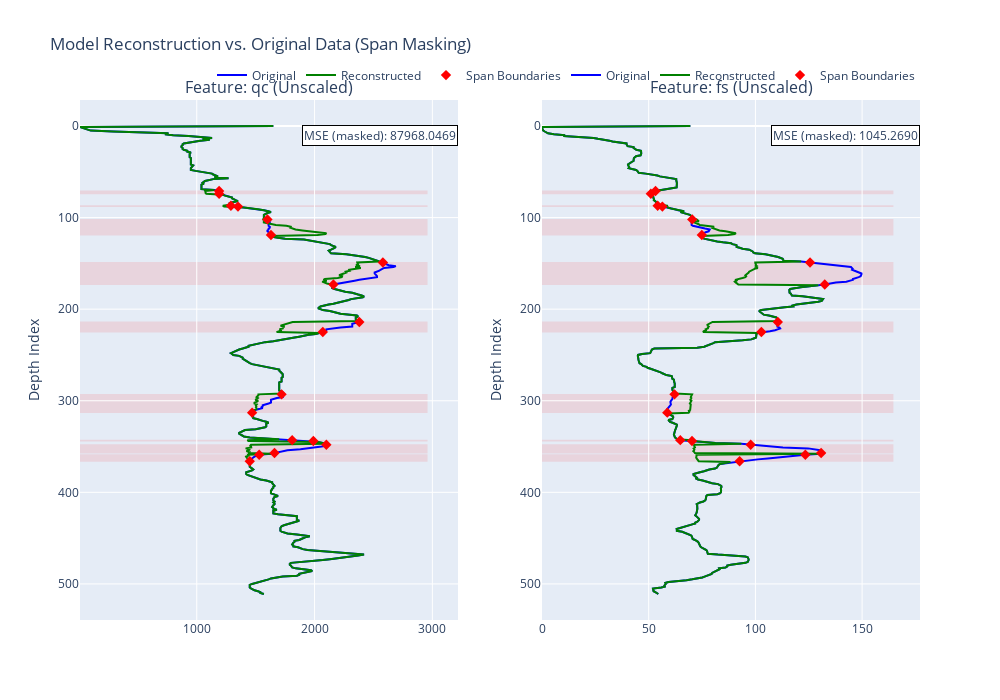

Write notebook code for a chart like this one.
### Code cell
def visualize_reconstruction_with_spans(original, masked, predicted, actual_mask, attention, scaler, 
                                         feature_names=["qc", "fs"], show_spans=True):
    """
    Enhanced visualization that highlights masked spans more clearly.
    
    Args:
        original (np.array): The original data (single CPT).
        masked (np.array): The data after masking (single CPT).
        predicted (np.array): The model's output reconstruction (single CPT).
        actual_mask (np.array): Boolean mask showing which tokens were masked.
        attention (np.array): Attention mask showing real vs. padding data.
        scaler (StandardScaler): The fitted scaler object for inverse transformation.
        feature_names (list): Names of features to plot.
        show_spans (bool): Whether to highlight continuous masked spans.
    """
    # Find the actual length of the sequence before padding
    seq_len = int(attention.sum())
    
    # Trim all data to the actual sequence length
    original = original[:seq_len]
    predicted = predicted[:seq_len]
    actual_mask = actual_mask[:seq_len]

    # Inverse transform the data to its original scale for visualization
    if scaler:
        num_numerical_features = scaler.n_features_in_
        original_unscaled = scaler.inverse_transform(original[:, :num_numerical_features])
        predicted_unscaled = scaler.inverse_transform(predicted[:, :num_numerical_features])
    else:
        original_unscaled = original
        predicted_unscaled = predicted

    num_features = len(feature_names)
    
    fig = make_subplots(
        rows=1, cols=num_features, 
        subplot_titles=[f'Feature: {name} (Unscaled)' for name in feature_names]
    )
    
    depth = np.arange(seq_len)

    for name in feature_names:
        i = feature_names.index(name)
        
        # Plot Original Data
        fig.add_trace(
            go.Scatter(x=original_unscaled[:, i], y=depth, mode='lines', 
                      name='Original', line=dict(color='blue', width=2)), 
            row=1, col=i+1
        )
        
        # Plot Model's Reconstruction
        fig.add_trace(
            go.Scatter(x=predicted_unscaled[:, i], y=depth, mode='lines', 
                      name='Reconstructed', line=dict(color='green', width=2)), 
            row=1, col=i+1
        )
        
        if show_spans:
            # Find continuous masked spans
            masked_indices = np.where(actual_mask)[0]
            if len(masked_indices) > 0:
                # Group consecutive indices into spans
                spans = []
                current_span = [masked_indices[0]]
                
                for idx in masked_indices[1:]:
                    if idx == current_span[-1] + 1:
                        current_span.append(idx)
                    else:
                        spans.append(current_span)
                        current_span = [idx]
                spans.append(current_span)
                
                # Highlight each span with a shaded region
                for span in spans:
                    span_start = span[0]
                    span_end = span[-1]
                    
                    # Add shaded region for the masked span
                    fig.add_shape(
                        type="rect",
                        x0=min(original_unscaled[:, i].min(), predicted_unscaled[:, i].min()) * 0.9,
                        x1=max(original_unscaled[:, i].max(), predicted_unscaled[:, i].max()) * 1.1,
                        y0=span_start - 0.5,
                        y1=span_end + 0.5,
                        fillcolor="red",
                        opacity=0.1,
                        layer="below",
                        line_width=0,
                        row=1, col=i+1
                    )
                    
                    # Add markers at the boundaries of spans
                    fig.add_trace(
                        go.Scatter(
                            x=[original_unscaled[span_start, i], original_unscaled[span_end, i]], 
                            y=[span_start, span_end], 
                            mode='markers', 
                            name='Span Boundaries' if span == spans[0] else None,
                            showlegend=(span == spans[0]),  # Only show legend for first span
                            marker=dict(color='red', size=8, symbol='diamond')
                        ), 
                        row=1, col=i+1
                    )
        else:
            # Original point-by-point masking visualization
            masked_indices = np.where(actual_mask)[0]
            fig.add_trace(
                go.Scatter(
                    x=original_unscaled[masked_indices, i], 
                    y=depth[masked_indices], 
                    mode='markers', 
                    name='Ground Truth (Masked)', 
                    marker=dict(color='red', size=6, symbol='x')
                ), 
                row=1, col=i+1
            )
        
        # Add MSE for masked regions as annotation
        if actual_mask.any():
            mse_masked = np.mean((original_unscaled[actual_mask, i] - 
                                 predicted_unscaled[actual_mask, i])**2)
            fig.add_annotation(
                text=f"MSE (masked): {mse_masked:.4f}",
                xref=f"x{i+1 if i > 0 else ''}",
                yref=f"y{i+1 if i > 0 else ''}",
                x=original_unscaled[:, i].max() * 0.95,
                y=10,
                showarrow=False,
                bgcolor="white",
                bordercolor="black",
                borderwidth=1,
                row=1, col=i+1
            )

    fig.update_yaxes(autorange="reversed", title_text="Depth Index")
    fig.update_layout(
        title_text='Model Reconstruction vs. Original Data (Span Masking)',
        height=700,
        width=1000,
        showlegend=True,
        legend=dict(
            orientation="h",
            yanchor="bottom",
            y=1.02,
            xanchor="right",
            x=1
        )
    )
    
    return fig

# Updated visualization call
if visualization_results:
    first_batch = visualization_results[0]
    cpt_index = 0 
    
    original_cpt = first_batch['original'][cpt_index]
    masked_cpt = first_batch['masked'][cpt_index]
    predicted_cpt = first_batch['predicted'][cpt_index]
    mask_cpt = first_batch['mask'][cpt_index]
    attention_cpt = first_batch['attention_mask'][cpt_index]
    
    # Use the enhanced visualization
    fig = visualize_reconstruction_with_spans(
        original_cpt, masked_cpt, predicted_cpt, mask_cpt, attention_cpt, 
        scaler, feature_names=["qc", "fs"], show_spans=True
    )
    fig.show()
    
    # Print span statistics
    masked_indices = np.where(mask_cpt[:int(attention_cpt.sum())])[0]
    if len(masked_indices) > 0:
        spans = []
        current_span = [masked_indices[0]]
        for idx in masked_indices[1:]:
            if idx == current_span[-1] + 1:
                current_span.append(idx)
            else:
                spans.append(len(current_span))
                current_span = [idx]
        spans.append(len(current_span))
        
        print(f"\nMasking Statistics:")
        print(f"  Number of masked spans: {len(spans)}")
        print(f"  Span lengths: {spans}")
        print(f"  Average span length: {np.mean(spans):.1f}")
        print(f"  Total masked tokens: {len(masked_indices)}")
        print(f"  Mask ratio: {len(masked_indices)/int(attention_cpt.sum()):.3f}")
else:
    print("No results available for visualization.")

### Figure 1 — Plotly figure (JSON) as saved in the notebook; plotly's stock layout.template omitted (floating-point values rounded to 4 significant figures; data arrays with more than 128 entries replaced by an {"elided": "..."} marker saying what was removed)
{"data": [{"line": {"color": "blue", "width": 2}, "mode": "lines", "name": "Original", "type": "scatter", "x": {"elided": "512 float values"}, "xaxis": "x", "y": {"elided": "512 int values"}, "yaxis": "y"}, {"line": {"color": "green", "width": 2}, "mode": "lines", "name": "Reconstructed", "type": "scatter", "x": {"elided": "512 float values"}, "xaxis": "x", "y": {"elided": "512 int values"}, "yaxis": "y"}, {"marker": {"color": "red", "size": 8, "symbol": "diamond"}, "mode": "markers", "name": "Span Boundaries", "showlegend": true, "type": "scatter", "x": [1190.0, 1190.0], "xaxis": "x", "y": [71, 74], "yaxis": "y"}, {"marker": {"color": "red", "size": 8, "symbol": "diamond"}, "mode": "markers", "showlegend": false, "type": "scatter", "x": [1290.0, 1350.0], "xaxis": "x", "y": [87, 88], "yaxis": "y"}, {"marker": {"color": "red", "size": 8, "symbol": "diamond"}, "mode": "markers", "showlegend": false, "type": "scatter", "x": [1600, 1630], "xaxis": "x", "y": [102, 119], "yaxis": "y"}, {"marker": {"color": "red", "size": 8, "symbol": "diamond"}, "mode": "markers", "showlegend": false, "type": "scatter", "x": [2580, 2160], "xaxis": "x", "y": [149, 173], "yaxis": "y"}, {"marker": {"color": "red", "size": 8, "symbol": "diamond"}, "mode": "markers", "showlegend": false, "type": "scatter", "x": [2380, 2070], "xaxis": "x", "y": [214, 225], "yaxis": "y"}, {"marker": {"color": "red", "size": 8, "symbol": "diamond"}, "mode": "markers", "showlegend": false, "type": "scatter", "x": [1720, 1470], "xaxis": "x", "y": [293, 313], "yaxis": "y"}, {"marker": {"color": "red", "size": 8, "symbol": "diamond"}, "mode": "markers", "showlegend": false, "type": "scatter", "x": [1810, 1990], "xaxis": "x", "y": [343, 344], "yaxis": "y"}, {"marker": {"color": "red", "size": 8, "symbol": "diamond"}, "mode": "markers", "showlegend": false, "type": "scatter", "x": [2100, 1660], "xaxis": "x", "y": [348, 357], "yaxis": "y"}, {"marker": {"color": "red", "size": 8, "symbol": "diamond"}, "mode": "markers", "showlegend": false, "type": "scatter", "x": [1530, 1450.0], "xaxis": "x", "y": [359, 366], "yaxis": "y"}, {"line": {"color": "blue", "width": 2}, "mode": "lines", "name": "Original", "type": "scatter", "x": {"elided": "512 float values"}, "xaxis": "x2", "y": {"elided": "512 int values"}, "yaxis": "y2"}, {"line": {"color": "green", "width": 2}, "mode": "lines", "name": "Reconstructed", "type": "scatter", "x": {"elided": "512 float values"}, "xaxis": "x2", "y": {"elided": "512 int values"}, "yaxis": "y2"}, {"marker": {"color": "red", "size": 8, "symbol": "diamond"}, "mode": "markers", "name": "Span Boundaries", "showlegend": true, "type": "scatter", "x": [53.2, 51], "xaxis": "x2", "y": [71, 74], "yaxis": "y2"}, {"marker": {"color": "red", "size": 8, "symbol": "diamond"}, "mode": "markers", "showlegend": false, "type": "scatter", "x": [54.2, 56.4], "xaxis": "x2", "y": [87, 88], "yaxis": "y2"}, {"marker": {"color": "red", "size": 8, "symbol": "diamond"}, "mode": "markers", "showlegend": false, "type": "scatter", "x": [70.4, 74.9], "xaxis": "x2", "y": [102, 119], "yaxis": "y2"}, {"marker": {"color": "red", "size": 8, "symbol": "diamond"}, "mode": "markers", "showlegend": false, "type": "scatter", "x": [125.6, 132.5], "xaxis": "x2", "y": [149, 173], "yaxis": "y2"}, {"marker": {"color": "red", "size": 8, "symbol": "diamond"}, "mode": "markers", "showlegend": false, "type": "scatter", "x": [110.5, 102.8], "xaxis": "x2", "y": [214, 225], "yaxis": "y2"}, {"marker": {"color": "red", "size": 8, "symbol": "diamond"}, "mode": "markers", "showlegend": false, "type": "scatter", "x": [62.1, 58.7], "xaxis": "x2", "y": [293, 313], "yaxis": "y2"}, {"marker": {"color": "red", "size": 8, "symbol": "diamond"}, "mode": "markers", "showlegend": false, "type": "scatter", "x": [64.8, 70.3], "xaxis": "x2", "y": [343, 344], "yaxis": "y2"}, {"marker": {"color": "red", "size": 8, "symbol": "diamond"}, "mode": "markers", "showlegend": false, "type": "scatter", "x": [97.8, 130.8], "xaxis": "x2", "y": [348, 357], "yaxis": "y2"}, {"marker": {"color": "red", "size": 8, "symbol": "diamond"}, "mode": "markers", "showlegend": false, "type": "scatter", "x": [123.4, 92.6], "xaxis": "x2", "y": [359, 366], "yaxis": "y2"}], "layout": {"annotations": [{"font": {"size": 16}, "showarrow": false, "text": "Feature: qc (Unscaled)", "x": 0.225, "xanchor": "center", "xref": "paper", "y": 1, "yanchor": "bottom", "yref": "paper"}, {"font": {"size": 16}, "showarrow": false, "text": "Feature: fs (Unscaled)", "x": 0.775, "xanchor": "center", "xref": "paper", "y": 1, "yanchor": "bottom", "yref": "paper"}, {"bgcolor": "white", "bordercolor": "black", "borderwidth": 1, "showarrow": false, "text": "MSE (masked): 87968.0469", "x": 2556.0, "xref": "x", "y": 10, "yref": "y"}, {"bgcolor": "white", "bordercolor": "black", "borderwidth": 1, "showarrow": false, "text": "MSE (masked): 1045.2690", "x": 142.2, "xref": "x2", "y": 10, "yref": "y2"}], "height": 700, "legend": {"orientation": "h", "x": 1, "xanchor": "right", "y": 1.02, "yanchor": "bottom"}, "shapes": [{"fillcolor": "red", "layer": "below", "line": {"width": 0}, "opacity": 0.1, "type": "rect", "x0": 9.0, "x1": 2959.0, "xref": "x", "y0": 70.5, "y1": 74.5, "yref": "y"}, {"fillcolor": "red", "layer": "below", "line": {"width": 0}, "opacity": 0.1, "type": "rect", "x0": 9.0, "x1": 2959.0, "xref": "x", "y0": 86.5, "y1": 88.5, "yref": "y"}, {"fillcolor": "red", "layer": "below", "line": {"width": 0}, "opacity": 0.1, "type": "rect", "x0": 9.0, "x1": 2959.0, "xref": "x", "y0": 101.5, "y1": 119.5, "yref": "y"}, {"fillcolor": "red", "layer": "below", "line": {"width": 0}, "opacity": 0.1, "type": "rect", "x0": 9.0, "x1": 2959.0, "xref": "x", "y0": 148.5, "y1": 173.5, "yref": "y"}, {"fillcolor": "red", "layer": "below", "line": {"width": 0}, "opacity": 0.1, "type": "rect", "x0": 9.0, "x1": 2959.0, "xref": "x", "y0": 213.5, "y1": 225.5, "yref": "y"}, {"fillcolor": "red", "layer": "below", "line": {"width": 0}, "opacity": 0.1, "type": "rect", "x0": 9.0, "x1": 2959.0, "xref": "x", "y0": 292.5, "y1": 313.5, "yref": "y"}, {"fillcolor": "red", "layer": "below", "line": {"width": 0}, "opacity": 0.1, "type": "rect", "x0": 9.0, "x1": 2959.0, "xref": "x", "y0": 342.5, "y1": 344.5, "yref": "y"}, {"fillcolor": "red", "layer": "below", "line": {"width": 0}, "opacity": 0.1, "type": "rect", "x0": 9.0, "x1": 2959.0, "xref": "x", "y0": 347.5, "y1": 357.5, "yref": "y"}, {"fillcolor": "red", "layer": "below", "line": {"width": 0}, "opacity": 0.1, "type": "rect", "x0": 9.0, "x1": 2959.0, "xref": "x", "y0": 358.5, "y1": 366.5, "yref": "y"}, {"fillcolor": "red", "layer": "below", "line": {"width": 0}, "opacity": 0.1, "type": "rect", "x0": 9.39e-09, "x1": 164.7, "xref": "x2", "y0": 70.5, "y1": 74.5, "yref": "y2"}, {"fillcolor": "red", "layer": "below", "line": {"width": 0}, "opacity": 0.1, "type": "rect", "x0": 9.39e-09, "x1": 164.7, "xref": "x2", "y0": 86.5, "y1": 88.5, "yref": "y2"}, {"fillcolor": "red", "layer": "below", "line": {"width": 0}, "opacity": 0.1, "type": "rect", "x0": 9.39e-09, "x1": 164.7, "xref": "x2", "y0": 101.5, "y1": 119.5, "yref": "y2"}, {"fillcolor": "red", "layer": "below", "line": {"width": 0}, "opacity": 0.1, "type": "rect", "x0": 9.39e-09, "x1": 164.7, "xref": "x2", "y0": 148.5, "y1": 173.5, "yref": "y2"}, {"fillcolor": "red", "layer": "below", "line": {"width": 0}, "opacity": 0.1, "type": "rect", "x0": 9.39e-09, "x1": 164.7, "xref": "x2", "y0": 213.5, "y1": 225.5, "yref": "y2"}, {"fillcolor": "red", "layer": "below", "line": {"width": 0}, "opacity": 0.1, "type": "rect", "x0": 9.39e-09, "x1": 164.7, "xref": "x2", "y0": 292.5, "y1": 313.5, "yref": "y2"}, {"fillcolor": "red", "layer": "below", "line": {"width": 0}, "opacity": 0.1, "type": "rect", "x0": 9.39e-09, "x1": 164.7, "xref": "x2", "y0": 342.5, "y1": 344.5, "yref": "y2"}, {"fillcolor": "red", "layer": "below", "line": {"width": 0}, "opacity": 0.1, "type": "rect", "x0": 9.39e-09, "x1": 164.7, "xref": "x2", "y0": 347.5, "y1": 357.5, "yref": "y2"}, {"fillcolor": "red", "layer": "below", "line": {"width": 0}, "opacity": 0.1, "type": "rect", "x0": 9.39e-09, "x1": 164.7, "xref": "x2", "y0": 358.5, "y1": 366.5, "yref": "y2"}], "showlegend": true, "title": {"text": "Model Reconstruction vs. Original Data (Span Masking)"}, "width": 1000, "xaxis": {"anchor": "y", "domain": [0, 0.45]}, "xaxis2": {"anchor": "y2", "domain": [0.55, 1]}, "yaxis": {"anchor": "x", "autorange": "reversed", "domain": [0, 1], "title": {"text": "Depth Index"}}, "yaxis2": {"anchor": "x2", "autorange": "reversed", "domain": [0, 1], "title": {"text": "Depth Index"}}}}
